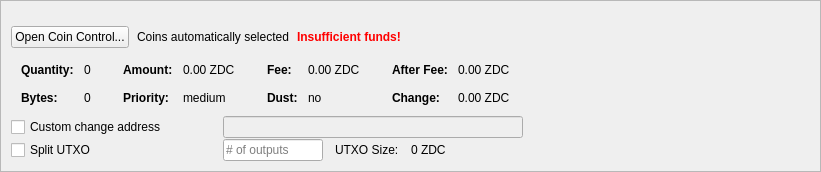
         <widget class="QFrame" name="frameCoinControl">
          <property name="sizePolicy">
           <sizepolicy hsizetype="Expanding" vsizetype="Expanding">
            <horstretch>0</horstretch>
            <verstretch>0</verstretch>
           </sizepolicy>
          </property>
          <property name="maximumSize">
           <size>
            <width>16777215</width>
            <height>16777215</height>
           </size>
          </property>
          <property name="frameShape">
           <enum>QFrame::StyledPanel</enum>
          </property>
          <property name="frameShadow">
           <enum>QFrame::Sunken</enum>
          </property>
          <layout class="QVBoxLayout" name="verticalLayoutCoinControl2">
           <property name="spacing">
            <number>0</number>
           </property>
           <property name="leftMargin">
            <number>0</number>
           </property>
           <property name="topMargin">
            <number>0</number>
           </property>
           <property name="rightMargin">
            <number>0</number>
           </property>
           <property name="bottomMargin">
            <number>0</number>
           </property>
           <item>
            <widget class="QFrame" name="frameCoinControl_BG">
             <layout class="QVBoxLayout" name="verticalLayoutCoinControl" stretch="0,0,0,0,0,0">
              <property name="spacing">
               <number>1</number>
              </property>
              <property name="leftMargin">
               <number>10</number>
              </property>
              <property name="topMargin">
               <number>10</number>
              </property>
              <item>
               <layout class="QHBoxLayout" name="horizontalLayoutCoinControl1">
                <property name="bottomMargin">
                 <number>15</number>
                </property>
                <item>
                 <layout class="QVBoxLayout" name="verticalLayout_3">
                  <property name="spacing">
                   <number>6</number>
                  </property>
                 </layout>
                </item>
               </layout>
              </item>
              <item>
               <layout class="QHBoxLayout" name="horizontalLayoutCoinControl2" stretch="0,0,0,0">
                <property name="spacing">
                 <number>8</number>
                </property>
                <property name="bottomMargin">
                 <number>10</number>
                </property>
                <item>
                 <widget class="QPushButton" name="pushButtonCoinControl">
                  <property name="sizePolicy">
                   <sizepolicy hsizetype="Minimum" vsizetype="Fixed">
                    <horstretch>0</horstretch>
                    <verstretch>0</verstretch>
                   </sizepolicy>
                  </property>
                  <property name="styleSheet">
                   <string notr="true"/>
                  </property>
                  <property name="text">
                   <string>Open Coin Control...</string>
                  </property>
                  <property name="autoDefault">
                   <bool>false</bool>
                  </property>
                 </widget>
                </item>
                <item>
                 <widget class="QLabel" name="labelCoinControlAutomaticallySelected">
                  <property name="text">
                   <string>Coins automatically selected</string>
                  </property>
                  <property name="margin">
                   <number>5</number>
                  </property>
                 </widget>
                </item>
                <item>
                 <widget class="QLabel" name="labelCoinControlInsuffFunds">
                  <property name="font">
                   <font>
                    <weight>75</weight>
                    <bold>true</bold>
                   </font>
                  </property>
                  <property name="styleSheet">
                   <string notr="true">color:red;font-weight:bold;</string>
                  </property>
                  <property name="text">
                   <string>Insufficient funds!</string>
                  </property>
                  <property name="margin">
                   <number>5</number>
                  </property>
                 </widget>
                </item>
                <item>
                 <spacer name="horizontalSpacerCoinControl">
                  <property name="orientation">
                   <enum>Qt::Horizontal</enum>
                  </property>
                  <property name="sizeHint" stdset="0">
                   <size>
                    <width>40</width>
                    <height>1</height>
                   </size>
                  </property>
                 </spacer>
                </item>
               </layout>
              </item>
              <item>
               <widget class="QWidget" name="widgetCoinControl" native="true">
                <property name="sizePolicy">
                 <sizepolicy hsizetype="Preferred" vsizetype="Preferred">
                  <horstretch>0</horstretch>
                  <verstretch>0</verstretch>
                 </sizepolicy>
                </property>
                <property name="minimumSize">
                 <size>
                  <width>0</width>
                  <height>0</height>
                 </size>
                </property>
                <property name="styleSheet">
                 <string notr="true"/>
                </property>
                <layout class="QHBoxLayout" name="horizontalLayoutCoinControl5">
                 <property name="leftMargin">
                  <number>0</number>
                 </property>
                 <property name="topMargin">
                  <number>0</number>
                 </property>
                 <property name="rightMargin">
                  <number>0</number>
                 </property>
                 <property name="bottomMargin">
                  <number>0</number>
                 </property>
                 <item>
                  <layout class="QHBoxLayout" name="horizontalLayoutCoinControl3" stretch="0,0,0,1">
                   <property name="spacing">
                    <number>20</number>
                   </property>
                   <property name="topMargin">
                    <number>0</number>
                   </property>
                   <property name="bottomMargin">
                    <number>10</number>
                   </property>
                   <item>
                    <layout class="QFormLayout" name="formLayoutCoinControl1">
                     <property name="horizontalSpacing">
                      <number>10</number>
                     </property>
                     <property name="verticalSpacing">
                      <number>14</number>
                     </property>
                     <property name="leftMargin">
                      <number>10</number>
                     </property>
                     <property name="topMargin">
                      <number>4</number>
                     </property>
                     <property name="rightMargin">
                      <number>6</number>
                     </property>
                     <item row="0" column="0">
                      <widget class="QLabel" name="labelCoinControlQuantityText">
                       <property name="font">
                        <font>
                         <weight>75</weight>
                         <bold>true</bold>
                        </font>
                       </property>
                       <property name="text">
                        <string>Quantity:</string>
                       </property>
                       <property name="margin">
                        <number>0</number>
                       </property>
                      </widget>
                     </item>
                     <item row="0" column="1">
                      <widget class="QLabel" name="labelCoinControlQuantity">
                       <property name="cursor">
                        <cursorShape>IBeamCursor</cursorShape>
                       </property>
                       <property name="contextMenuPolicy">
                        <enum>Qt::ActionsContextMenu</enum>
                       </property>
                       <property name="text">
                        <string notr="true">0</string>
                       </property>
                       <property name="margin">
                        <number>0</number>
                       </property>
                       <property name="textInteractionFlags">
                        <set>Qt::LinksAccessibleByMouse|Qt::TextSelectableByKeyboard|Qt::TextSelectableByMouse</set>
                       </property>
                      </widget>
                     </item>
                     <item row="1" column="0">
                      <widget class="QLabel" name="labelCoinControlBytesText">
                       <property name="font">
                        <font>
                         <weight>75</weight>
                         <bold>true</bold>
                        </font>
                       </property>
                       <property name="text">
                        <string>Bytes:</string>
                       </property>
                      </widget>
                     </item>
                     <item row="1" column="1">
                      <widget class="QLabel" name="labelCoinControlBytes">
                       <property name="cursor">
                        <cursorShape>IBeamCursor</cursorShape>
                       </property>
                       <property name="contextMenuPolicy">
                        <enum>Qt::ActionsContextMenu</enum>
                       </property>
                       <property name="text">
                        <string notr="true">0</string>
                       </property>
                       <property name="textInteractionFlags">
                        <set>Qt::LinksAccessibleByMouse|Qt::TextSelectableByKeyboard|Qt::TextSelectableByMouse</set>
                       </property>
                      </widget>
                     </item>
                    </layout>
                   </item>
                   <item>
                    <layout class="QFormLayout" name="formLayoutCoinControl2">
                     <property name="horizontalSpacing">
                      <number>10</number>
                     </property>
                     <property name="verticalSpacing">
                      <number>14</number>
                     </property>
                     <property name="leftMargin">
                      <number>6</number>
                     </property>
                     <property name="topMargin">
                      <number>4</number>
                     </property>
                     <property name="rightMargin">
                      <number>6</number>
                     </property>
                     <item row="0" column="0">
                      <widget class="QLabel" name="labelCoinControlAmountText">
                       <property name="font">
                        <font>
                         <weight>75</weight>
                         <bold>true</bold>
                        </font>
                       </property>
                       <property name="text">
                        <string>Amount:</string>
                       </property>
                       <property name="margin">
                        <number>0</number>
                       </property>
                      </widget>
                     </item>
                     <item row="0" column="1">
                      <widget class="QLabel" name="labelCoinControlAmount">
                       <property name="cursor">
                        <cursorShape>IBeamCursor</cursorShape>
                       </property>
                       <property name="contextMenuPolicy">
                        <enum>Qt::ActionsContextMenu</enum>
                       </property>
                       <property name="text">
                        <string notr="true">0.00 ZDC</string>
                       </property>
                       <property name="textInteractionFlags">
                        <set>Qt::LinksAccessibleByMouse|Qt::TextSelectableByKeyboard|Qt::TextSelectableByMouse</set>
                       </property>
                      </widget>
                     </item>
                     <item row="1" column="0">
                      <widget class="QLabel" name="labelCoinControlPriorityText">
                       <property name="font">
                        <font>
                         <weight>75</weight>
                         <bold>true</bold>
                        </font>
                       </property>
                       <property name="text">
                        <string>Priority:</string>
                       </property>
                      </widget>
                     </item>
                     <item row="1" column="1">
                      <widget class="QLabel" name="labelCoinControlPriority">
                       <property name="cursor">
                        <cursorShape>IBeamCursor</cursorShape>
                       </property>
                       <property name="contextMenuPolicy">
                        <enum>Qt::ActionsContextMenu</enum>
                       </property>
                       <property name="text">
                        <string>medium</string>
                       </property>
                       <property name="textInteractionFlags">
                        <set>Qt::LinksAccessibleByMouse|Qt::TextSelectableByKeyboard|Qt::TextSelectableByMouse</set>
                       </property>
                      </widget>
                     </item>
                    </layout>
                   </item>
                   <item>
                    <layout class="QFormLayout" name="formLayoutCoinControl3">
                     <property name="horizontalSpacing">
                      <number>10</number>
                     </property>
                     <property name="verticalSpacing">
                      <number>14</number>
                     </property>
                     <property name="leftMargin">
                      <number>6</number>
                     </property>
                     <property name="topMargin">
                      <number>4</number>
                     </property>
                     <property name="rightMargin">
                      <number>6</number>
                     </property>
                     <item row="0" column="0">
                      <widget class="QLabel" name="labelCoinControlFeeText">
                       <property name="font">
                        <font>
                         <weight>75</weight>
                         <bold>true</bold>
                        </font>
                       </property>
                       <property name="text">
                        <string>Fee:</string>
                       </property>
                       <property name="margin">
                        <number>0</number>
                       </property>
                      </widget>
                     </item>
                     <item row="0" column="1">
                      <widget class="QLabel" name="labelCoinControlFee">
                       <property name="cursor">
                        <cursorShape>IBeamCursor</cursorShape>
                       </property>
                       <property name="contextMenuPolicy">
                        <enum>Qt::ActionsContextMenu</enum>
                       </property>
                       <property name="text">
                        <string notr="true">0.00 ZDC</string>
                       </property>
                       <property name="textInteractionFlags">
                        <set>Qt::LinksAccessibleByMouse|Qt::TextSelectableByKeyboard|Qt::TextSelectableByMouse</set>
                       </property>
                      </widget>
                     </item>
                     <item row="1" column="0">
                      <widget class="QLabel" name="labelCoinControlLowOutputText">
                       <property name="font">
                        <font>
                         <weight>75</weight>
                         <bold>true</bold>
                        </font>
                       </property>
                       <property name="text">
                        <string>Dust:</string>
                       </property>
                      </widget>
                     </item>
                     <item row="1" column="1">
                      <widget class="QLabel" name="labelCoinControlLowOutput">
                       <property name="cursor">
                        <cursorShape>IBeamCursor</cursorShape>
                       </property>
                       <property name="contextMenuPolicy">
                        <enum>Qt::ActionsContextMenu</enum>
                       </property>
                       <property name="text">
                        <string>no</string>
                       </property>
                       <property name="textInteractionFlags">
                        <set>Qt::LinksAccessibleByMouse|Qt::TextSelectableByKeyboard|Qt::TextSelectableByMouse</set>
                       </property>
                      </widget>
                     </item>
                    </layout>
                   </item>
                   <item>
                    <layout class="QFormLayout" name="formLayoutCoinControl4">
                     <property name="horizontalSpacing">
                      <number>10</number>
                     </property>
                     <property name="verticalSpacing">
                      <number>14</number>
                     </property>
                     <property name="leftMargin">
                      <number>6</number>
                     </property>
                     <property name="topMargin">
                      <number>4</number>
                     </property>
                     <property name="rightMargin">
                      <number>6</number>
                     </property>
                     <item row="0" column="0">
                      <widget class="QLabel" name="labelCoinControlAfterFeeText">
                       <property name="font">
                        <font>
                         <weight>75</weight>
                         <bold>true</bold>
                        </font>
                       </property>
                       <property name="text">
                        <string>After Fee:</string>
                       </property>
                       <property name="margin">
                        <number>0</number>
                       </property>
                      </widget>
                     </item>
                     <item row="0" column="1">
                      <widget class="QLabel" name="labelCoinControlAfterFee">
                       <property name="cursor">
                        <cursorShape>IBeamCursor</cursorShape>
                       </property>
                       <property name="contextMenuPolicy">
                        <enum>Qt::ActionsContextMenu</enum>
                       </property>
                       <property name="text">
                        <string notr="true">0.00 ZDC</string>
                       </property>
                       <property name="textInteractionFlags">
                        <set>Qt::LinksAccessibleByMouse|Qt::TextSelectableByKeyboard|Qt::TextSelectableByMouse</set>
                       </property>
                      </widget>
                     </item>
                     <item row="1" column="0">
                      <widget class="QLabel" name="labelCoinControlChangeText">
                       <property name="font">
                        <font>
                         <weight>75</weight>
                         <bold>true</bold>
                        </font>
                       </property>
                       <property name="text">
                        <string>Change:</string>
                       </property>
                      </widget>
                     </item>
                     <item row="1" column="1">
                      <widget class="QLabel" name="labelCoinControlChange">
                       <property name="cursor">
                        <cursorShape>IBeamCursor</cursorShape>
                       </property>
                       <property name="contextMenuPolicy">
                        <enum>Qt::ActionsContextMenu</enum>
                       </property>
                       <property name="text">
                        <string notr="true">0.00 ZDC</string>
                       </property>
                       <property name="textInteractionFlags">
                        <set>Qt::LinksAccessibleByMouse|Qt::TextSelectableByKeyboard|Qt::TextSelectableByMouse</set>
                       </property>
                      </widget>
                     </item>
                    </layout>
                   </item>
                  </layout>
                 </item>
                </layout>
               </widget>
              </item>
              <item>
               <layout class="QHBoxLayout" name="horizontalLayoutCoinControl4">
                <property name="spacing">
                 <number>12</number>
                </property>
                <property name="sizeConstraint">
                 <enum>QLayout::SetDefaultConstraint</enum>
                </property>
                <property name="topMargin">
                 <number>0</number>
                </property>
                <property name="rightMargin">
                 <number>0</number>
                </property>
                <item>
                 <widget class="QCheckBox" name="checkBoxCoinControlChange">
                  <property name="sizePolicy">
                   <sizepolicy hsizetype="Preferred" vsizetype="Preferred">
                    <horstretch>0</horstretch>
                    <verstretch>0</verstretch>
                   </sizepolicy>
                  </property>
                  <property name="minimumSize">
                   <size>
                    <width>200</width>
                    <height>0</height>
                   </size>
                  </property>
                  <property name="maximumSize">
                   <size>
                    <width>200</width>
                    <height>16777215</height>
                   </size>
                  </property>
                  <property name="toolTip">
                   <string>If this is activated, but the change address is empty or invalid, change will be sent to a newly generated address.</string>
                  </property>
                  <property name="text">
                   <string>Custom change address</string>
                  </property>
                 </widget>
                </item>
                <item>
                 <widget class="QValidatedLineEdit" name="lineEditCoinControlChange">
                  <property name="enabled">
                   <bool>false</bool>
                  </property>
                  <property name="sizePolicy">
                   <sizepolicy hsizetype="Preferred" vsizetype="Preferred">
                    <horstretch>0</horstretch>
                    <verstretch>0</verstretch>
                   </sizepolicy>
                  </property>
                  <property name="minimumSize">
                   <size>
                    <width>300</width>
                    <height>0</height>
                   </size>
                  </property>
                 </widget>
                </item>
                <item>
                 <widget class="QLabel" name="labelCoinControlChangeLabel">
                  <property name="sizePolicy">
                   <sizepolicy hsizetype="Preferred" vsizetype="Preferred">
                    <horstretch>0</horstretch>
                    <verstretch>0</verstretch>
                   </sizepolicy>
                  </property>
                  <property name="minimumSize">
                   <size>
                    <width>100</width>
                    <height>0</height>
                   </size>
                  </property>
                  <property name="text">
                   <string/>
                  </property>
                  <property name="margin">
                   <number>3</number>
                  </property>
                 </widget>
                </item>
               </layout>
              </item>
              <item>
               <layout class="QHBoxLayout" name="horizontalLayoutCoinControl6">
                <property name="spacing">
                 <number>12</number>
                </property>
                <property name="rightMargin">
                 <number>0</number>
                </property>
                <item>
                 <widget class="QCheckBox" name="splitBlockCheckBox">
                  <property name="sizePolicy">
                   <sizepolicy hsizetype="Preferred" vsizetype="Preferred">
                    <horstretch>0</horstretch>
                    <verstretch>0</verstretch>
                   </sizepolicy>
                  </property>
                  <property name="minimumSize">
                   <size>
                    <width>200</width>
                    <height>0</height>
                   </size>
                  </property>
                  <property name="maximumSize">
                   <size>
                    <width>200</width>
                    <height>16777215</height>
                   </size>
                  </property>
                  <property name="text">
                   <string>Split UTXO</string>
                  </property>
                 </widget>
                </item>
                <item>
                 <widget class="QLineEdit" name="splitBlockLineEdit">
                  <property name="sizePolicy">
                   <sizepolicy hsizetype="Preferred" vsizetype="Preferred">
                    <horstretch>50</horstretch>
                    <verstretch>0</verstretch>
                   </sizepolicy>
                  </property>
                  <property name="minimumSize">
                   <size>
                    <width>100</width>
                    <height>0</height>
                   </size>
                  </property>
                  <property name="maximumSize">
                   <size>
                    <width>100</width>
                    <height>16777215</height>
                   </size>
                  </property>
                  <property name="placeholderText">
                   <string># of outputs</string>
                  </property>
                 </widget>
                </item>
                <item>
                 <widget class="QLabel" name="labelBlockSizeText">
                  <property name="text">
                   <string>UTXO Size:</string>
                  </property>
                 </widget>
                </item>
                <item>
                 <widget class="QLabel" name="labelBlockSize">
                  <property name="text">
                   <string>0 ZDC</string>
                  </property>
                 </widget>
                </item>
                <item>
                 <spacer name="horizontalSpacer_7">
                  <property name="orientation">
                   <enum>Qt::Horizontal</enum>
                  </property>
                  <property name="sizeHint" stdset="0">
                   <size>
                    <width>40</width>
                    <height>20</height>
                   </size>
                  </property>
                 </spacer>
                </item>
               </layout>
              </item>
              <item>
               <spacer name="verticalSpacerCoinControl">
                <property name="orientation">
                 <enum>Qt::Vertical</enum>
                </property>
                <property name="sizeHint" stdset="0">
                 <size>
                  <width>800</width>
                  <height>1</height>
                 </size>
                </property>
               </spacer>
              </item>
             </layout>
            </widget>
           </item>
          </layout>
         </widget>
